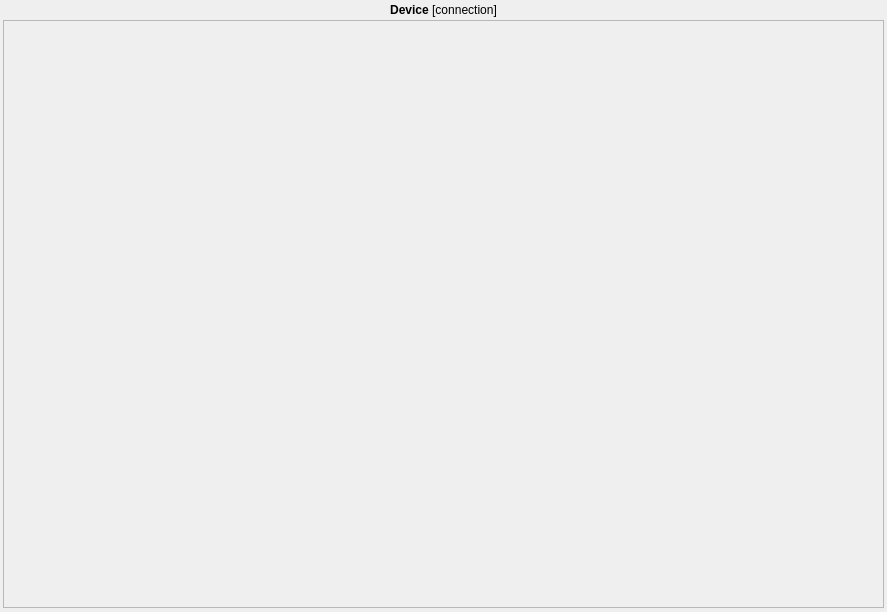
<?xml version="1.0" encoding="UTF-8"?>
<ui version="4.0">
 <class>frame</class>
 <widget class="QFrame" name="frame">
  <property name="geometry">
   <rect>
    <x>0</x>
    <y>0</y>
    <width>887</width>
    <height>612</height>
   </rect>
  </property>
  <property name="windowTitle">
   <string>Frame</string>
  </property>
  <property name="frameShape">
   <enum>QFrame::NoFrame</enum>
  </property>
  <layout class="QVBoxLayout" name="verticalLayout_2">
   <property name="spacing">
    <number>0</number>
   </property>
   <property name="leftMargin">
    <number>3</number>
   </property>
   <property name="topMargin">
    <number>0</number>
   </property>
   <property name="rightMargin">
    <number>3</number>
   </property>
   <property name="bottomMargin">
    <number>0</number>
   </property>
   <item>
    <layout class="QHBoxLayout" name="horizontalLayout" stretch="1">
     <property name="spacing">
      <number>6</number>
     </property>
     <property name="topMargin">
      <number>3</number>
     </property>
     <property name="bottomMargin">
      <number>3</number>
     </property>
     <item>
      <widget class="QLabel" name="device_name">
       <property name="sizePolicy">
        <sizepolicy hsizetype="Minimum" vsizetype="Minimum">
         <horstretch>0</horstretch>
         <verstretch>0</verstretch>
        </sizepolicy>
       </property>
       <property name="text">
        <string>&lt;b&gt;Device&lt;/b&gt; [connection]</string>
       </property>
       <property name="textFormat">
        <enum>Qt::RichText</enum>
       </property>
       <property name="alignment">
        <set>Qt::AlignCenter</set>
       </property>
      </widget>
     </item>
    </layout>
   </item>
   <item>
   <widget class="QScrollArea" name="scrollArea">
    <property name="sizePolicy">
     <sizepolicy hsizetype="Expanding" vsizetype="Expanding">
      <horstretch>0</horstretch>
      <verstretch>1</verstretch>
     </sizepolicy>
    </property>
    <property name="widgetResizable">
     <bool>true</bool>
    </property>
    <widget class="QWidget" name="scrollarea_widget">
     <property name="geometry">
      <rect>
       <x>0</x>
       <y>0</y>
       <width>879</width>
       <height>587</height>
      </rect>
     </property>
     <layout class="QVBoxLayout" name="verticalLayout_3">
      <property name="margin">
       <number>0</number>
      </property>
      <item>
       <widget class="QWidget" name="device_controls" native="true">
        <layout class="QVBoxLayout" name="verticalLayout_8">
         <property name="margin">
          <number>0</number>
         </property>
         <item>
          <layout class="QVBoxLayout" name="device_layout"/>
         </item>
        </layout>
       </widget>
      </item>
     </layout>
    </widget>
   </widget>
   </item>
   <item>
    <layout class="QHBoxLayout" name="state_label_layout">
     <property name="spacing">
      <number>0</number>
     </property>
     <property name="topMargin">
      <number>2</number>
     </property>
     <property name="bottomMargin">
      <number>2</number>
     </property>
    </layout>
   </item>
  </layout>
 </widget>
 <resources>
  <include location="../../../../usr/local/lib/python2.7/dist-packages/qtutils/icons/icons.qrc"/>
 </resources>
 <connections/>
</ui>
